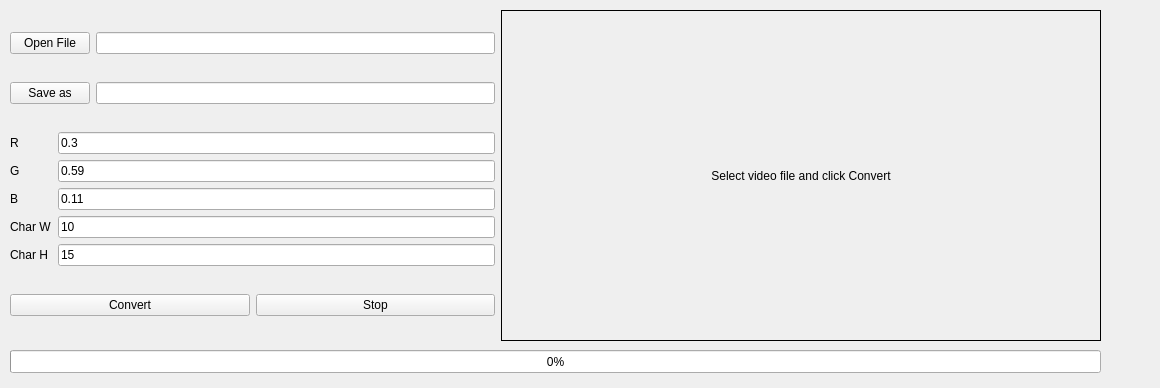
<?xml version="1.0" encoding="UTF-8"?>
<ui version="4.0">
 <class>MainWindow</class>
 <widget class="QMainWindow" name="MainWindow">
  <property name="geometry">
   <rect>
    <x>0</x>
    <y>0</y>
    <width>1160</width>
    <height>388</height>
   </rect>
  </property>
  <property name="windowTitle">
   <string>asciiMatrix</string>
  </property>
  <widget class="QWidget" name="centralwidget">
   <widget class="QWidget" name="horizontalLayoutWidget">
    <property name="geometry">
     <rect>
      <x>10</x>
      <y>10</y>
      <width>1091</width>
      <height>331</height>
     </rect>
    </property>
    <layout class="QHBoxLayout" name="horizontalLayout">
     <item>
      <layout class="QVBoxLayout" name="verticalLayout">
       <item>
        <layout class="QHBoxLayout" name="horizontalLayout_2">
         <item>
          <widget class="QPushButton" name="pushButton">
           <property name="sizePolicy">
            <sizepolicy hsizetype="Fixed" vsizetype="Fixed">
             <horstretch>0</horstretch>
             <verstretch>0</verstretch>
            </sizepolicy>
           </property>
           <property name="text">
            <string>Open File</string>
           </property>
          </widget>
         </item>
         <item>
          <widget class="QLineEdit" name="openFileInput">
           <property name="enabled">
            <bool>true</bool>
           </property>
           <property name="sizePolicy">
            <sizepolicy hsizetype="Minimum" vsizetype="Fixed">
             <horstretch>0</horstretch>
             <verstretch>0</verstretch>
            </sizepolicy>
           </property>
          </widget>
         </item>
        </layout>
       </item>
       <item>
        <layout class="QHBoxLayout" name="horizontalLayout_3">
         <item>
          <widget class="QPushButton" name="pushButton_3">
           <property name="sizePolicy">
            <sizepolicy hsizetype="Fixed" vsizetype="Fixed">
             <horstretch>0</horstretch>
             <verstretch>0</verstretch>
            </sizepolicy>
           </property>
           <property name="text">
            <string>Save as</string>
           </property>
          </widget>
         </item>
         <item>
          <widget class="QLineEdit" name="saveAsInput"/>
         </item>
        </layout>
       </item>
       <item>
        <layout class="QGridLayout" name="gridLayout">
         <item row="3" column="0">
          <widget class="QLabel" name="label_4">
           <property name="text">
            <string>Char W</string>
           </property>
          </widget>
         </item>
         <item row="1" column="1">
          <widget class="QLineEdit" name="gInput">
           <property name="text">
            <string>0.59</string>
           </property>
          </widget>
         </item>
         <item row="2" column="1">
          <widget class="QLineEdit" name="bInput">
           <property name="text">
            <string>0.11</string>
           </property>
          </widget>
         </item>
         <item row="1" column="0">
          <widget class="QLabel" name="label_2">
           <property name="text">
            <string>G</string>
           </property>
          </widget>
         </item>
         <item row="0" column="1">
          <widget class="QLineEdit" name="rInput">
           <property name="text">
            <string>0.3</string>
           </property>
          </widget>
         </item>
         <item row="0" column="0">
          <widget class="QLabel" name="label">
           <property name="text">
            <string>R</string>
           </property>
          </widget>
         </item>
         <item row="3" column="1">
          <widget class="QLineEdit" name="charWInput">
           <property name="text">
            <string>10</string>
           </property>
          </widget>
         </item>
         <item row="2" column="0">
          <widget class="QLabel" name="label_3">
           <property name="text">
            <string>B</string>
           </property>
          </widget>
         </item>
         <item row="4" column="0">
          <widget class="QLabel" name="label_5">
           <property name="text">
            <string>Char H</string>
           </property>
          </widget>
         </item>
         <item row="4" column="1">
          <widget class="QLineEdit" name="charHInput">
           <property name="text">
            <string>15</string>
           </property>
          </widget>
         </item>
        </layout>
       </item>
       <item>
        <layout class="QHBoxLayout" name="horizontalLayout_4">
         <item>
          <widget class="QPushButton" name="pushButton_2">
           <property name="text">
            <string>Convert</string>
           </property>
          </widget>
         </item>
         <item>
          <widget class="QPushButton" name="pushButton_4">
           <property name="text">
            <string>Stop</string>
           </property>
          </widget>
         </item>
        </layout>
       </item>
      </layout>
     </item>
     <item>
      <widget class="QLabel" name="cvLabel">
       <property name="sizePolicy">
        <sizepolicy hsizetype="Preferred" vsizetype="Preferred">
         <horstretch>0</horstretch>
         <verstretch>0</verstretch>
        </sizepolicy>
       </property>
       <property name="minimumSize">
        <size>
         <width>600</width>
         <height>0</height>
        </size>
       </property>
       <property name="layoutDirection">
        <enum>Qt::LeftToRight</enum>
       </property>
       <property name="styleSheet">
        <string notr="true">border: 1px solid black;</string>
       </property>
       <property name="text">
        <string>Select video file and click Convert</string>
       </property>
       <property name="alignment">
        <set>Qt::AlignCenter</set>
       </property>
      </widget>
     </item>
    </layout>
   </widget>
   <widget class="QProgressBar" name="progressBar">
    <property name="enabled">
     <bool>true</bool>
    </property>
    <property name="geometry">
     <rect>
      <x>10</x>
      <y>350</y>
      <width>1091</width>
      <height>23</height>
     </rect>
    </property>
    <property name="value">
     <number>0</number>
    </property>
    <property name="textVisible">
     <bool>true</bool>
    </property>
   </widget>
  </widget>
 </widget>
 <resources/>
 <connections/>
</ui>
